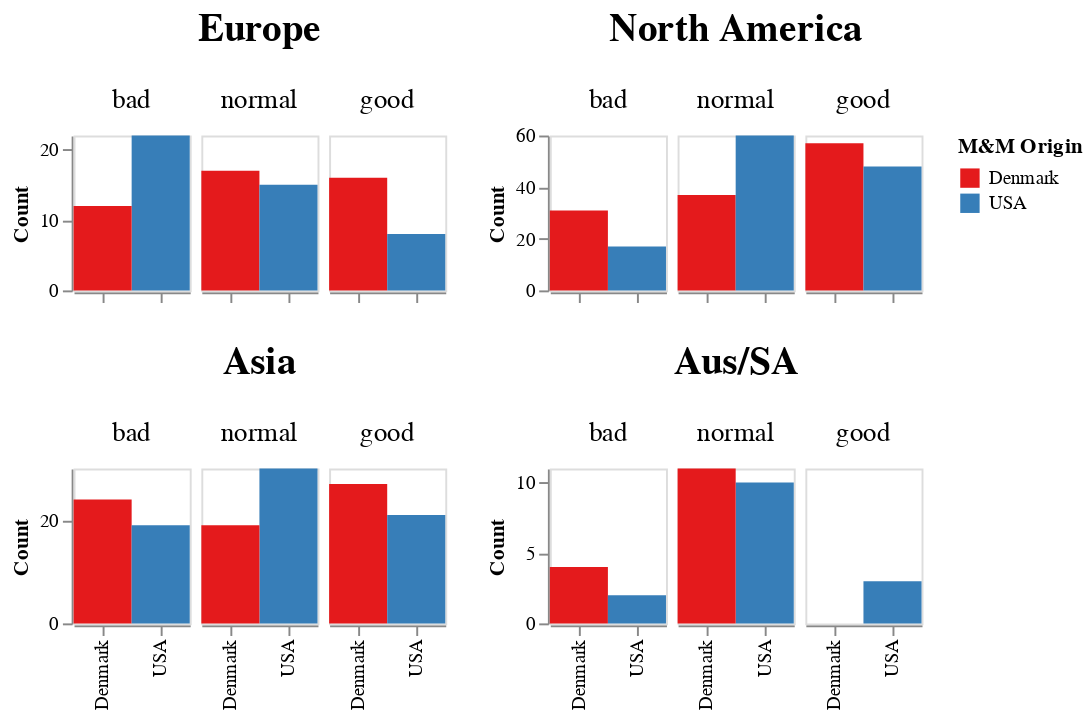

Write notebook code for a chart like this one.
### Markdown cell above
### Show distribution of taste response counts of each continent

### Code cell
w = 60
h = 80
sp = 4

eu = alt.Chart(df[df['continent_adj']=='Europe'],).mark_bar(size=30).encode(
    alt.Y("count(taste_response):N",title="Count"),
    alt.X("mnm_origin",title='',sort=taste_order, # not sure why this sort is needed but it is
          axis=alt.Axis(labels=False)),
    alt.Color("mnm_origin:N",title='M&M Origin').scale(scheme="set1"),
    alt.Column("taste_response:N",sort=taste_order,spacing=sp,
               header=alt.Header(labelFontSize=14,title='Europe',titleFontSize=20)),
).properties(
    width=w,
    height=h,
)

na = alt.Chart(df[df['continent_adj']=='North America'],).mark_bar(size=30).encode(
    alt.Y("count(taste_response):N",title="Count"),
    alt.X("mnm_origin",title='',sort=taste_order, # not sure why this sort is needed but it is
          axis=alt.Axis(labels=False)),
    alt.Color("mnm_origin:N"),
    alt.Column("taste_response:N",sort=taste_order,spacing=sp,
               header=alt.Header(labelFontSize=14,title='North America',titleFontSize=20)),
).properties(
    width=w,
    height=h,
)

asi = alt.Chart(df[df['continent_adj']=='Asia'],).mark_bar(size=30).encode(
    alt.Y("count(taste_response):N",title="Count"),
    alt.X("mnm_origin",title='',sort=taste_order), # not sure why this sort is needed but it is
    alt.Color("mnm_origin:N"),
    alt.Column("taste_response:N",sort=taste_order,spacing=sp,
               header=alt.Header(labelFontSize=14,title='Asia',titleFontSize=20)),
).properties(
    width=w,
    height=h,
)

ausa = alt.Chart(df[df['continent_adj']=='Aus/SA'],).mark_bar(size=30).encode(
    alt.Y("count(taste_response):N",title="Count"),
    alt.X("mnm_origin",title=''), # not sure why this sort is NOT needed when the others are?
    alt.Color("mnm_origin:N"),
    alt.Column("taste_response:N",sort=taste_order,spacing=sp,
               header=alt.Header(labelFontSize=14,title='Aus/SA',titleFontSize=20)),
    order=alt.Order('column_taste_response_sort_index:Q')
).properties(
    width=w,
    height=h,
)

euna = alt.hconcat(eu,na)
aa = alt.hconcat(asi,ausa)
alt.vconcat(euna,aa
).configure_axis(
    grid=False,
)

### Figure 1 — Vega-Lite specification as saved in the notebook (floating-point values rounded to 4 significant figures; data arrays with more than 128 entries replaced by an {"elided": "..."} marker saying what was removed)
{"config": {"view": {"continuousWidth": 300, "continuousHeight": 300}, "axis": {"grid": false}}, "vconcat": [{"hconcat": [{"data": {"name": "data-249f99c136af0a67828851a4c0d86c8c"}, "mark": {"type": "bar", "size": 30}, "encoding": {"color": {"field": "mnm_origin", "scale": {"scheme": "set1"}, "title": "M&M Origin", "type": "nominal"}, "column": {"field": "taste_response", "header": {"labelFontSize": 14, "title": "Europe", "titleFontSize": 20}, "sort": ["bad", "normal", "good"], "spacing": 4, "type": "nominal"}, "x": {"axis": {"labels": false}, "field": "mnm_origin", "sort": ["bad", "normal", "good"], "title": "", "type": "nominal"}, "y": {"aggregate": "count", "field": "taste_response", "title": "Count", "type": "nominal"}}, "height": 80, "width": 60}, {"data": {"name": "data-93d1f81ac1568ce486484cdbcc28c073"}, "mark": {"type": "bar", "size": 30}, "encoding": {"color": {"field": "mnm_origin", "type": "nominal"}, "column": {"field": "taste_response", "header": {"labelFontSize": 14, "title": "North America", "titleFontSize": 20}, "sort": ["bad", "normal", "good"], "spacing": 4, "type": "nominal"}, "x": {"axis": {"labels": false}, "field": "mnm_origin", "sort": ["bad", "normal", "good"], "title": "", "type": "nominal"}, "y": {"aggregate": "count", "field": "taste_response", "title": "Count", "type": "nominal"}}, "height": 80, "width": 60}]}, {"hconcat": [{"data": {"name": "data-ba409737aa0490b34df3ff3f0b64b85c"}, "mark": {"type": "bar", "size": 30}, "encoding": {"color": {"field": "mnm_origin", "type": "nominal"}, "column": {"field": "taste_response", "header": {"labelFontSize": 14, "title": "Asia", "titleFontSize": 20}, "sort": ["bad", "normal", "good"], "spacing": 4, "type": "nominal"}, "x": {"field": "mnm_origin", "sort": ["bad", "normal", "good"], "title": "", "type": "nominal"}, "y": {"aggregate": "count", "field": "taste_response", "title": "Count", "type": "nominal"}}, "height": 80, "width": 60}, {"data": {"name": "data-4b7d7cb6afba5b00f5fcdbd5ebb79f5f"}, "mark": {"type": "bar", "size": 30}, "encoding": {"color": {"field": "mnm_origin", "type": "nominal"}, "column": {"field": "taste_response", "header": {"labelFontSize": 14, "title": "Aus/SA", "titleFontSize": 20}, "sort": ["bad", "normal", "good"], "spacing": 4, "type": "nominal"}, "order": {"field": "column_taste_response_sort_index", "type": "quantitative"}, "x": {"field": "mnm_origin", "title": "", "type": "nominal"}, "y": {"aggregate": "count", "field": "taste_response", "title": "Count", "type": "nominal"}}, "height": 80, "width": 60}]}], "$schema": "https://vega.github.io/schema/vega-lite/v5.8.0.json", "datasets": {"data-249f99c136af0a67828851a4c0d86c8c": [{"participant_id": 2, "mnm_id": 2, "mnm_color": "blue", "taste_response": "normal", "notes": "", "continent": "Europe", "continent_adj": "Europe", "mnm_origin": "Denmark", "taste_score": 2}, {"participant_id": 2, "mnm_id": 2, "mnm_color": "brown", "taste_response": "normal", "notes": "", "continent": "Europe", "continent_adj": "Europe", "mnm_origin": "Denmark", "taste_score": 2}, {"participant_id": 2, "mnm_id": 1, "mnm_color": "yellow", "taste_response": "bad", "notes": "", "continent": "Europe", "continent_adj": "Europe", "mnm_origin": "USA", "taste_score": 1}, {"participant_id": 2, "mnm_id": 1, "mnm_color": "blue", "taste_response": "bad", "notes": "still taste the chemical but not as bad as the last one", "continent": "Europe", "continent_adj": "Europe", "mnm_origin": "USA", "taste_score": 1}, {"participant_id": 2, "mnm_id": 2, "mnm_color": "red", "taste_response": "normal", "notes": "", "continent": "Europe", "continent_adj": "Europe", "mnm_origin": "Denmark", "taste_score": 2}, {"participant_id": 2, "mnm_id": 1, "mnm_color": "green", "taste_response": "bad", "notes": "", "continent": "Europe", "continent_adj": "Europe", "mnm_origin": "USA", "taste_score": 1}, {"participant_id": 2, "mnm_id": 2, "mnm_color": "brown", "taste_response": "normal", "notes": "", "continent": "Europe", "continent_adj": "Europe", "mnm_origin": "Denmark", "taste_score": 2}, {"participant_id": 2, "mnm_id": 2, "mnm_color": "orange", "taste_response": "normal", "notes": "", "continent": "Europe", "continent_adj": "Europe", "mnm_origin": "Denmark", "taste_score": 2}, {"participant_id": 2, "mnm_id": 1, "mnm_color": "green", "taste_response": "bad", "notes": "", "continent": "Europe", "continent_adj": "Europe", "mnm_origin": "USA", "taste_score": 1}, {"participant_id": 2, "mnm_id": 1, "mnm_color": "blue", "taste_response": "bad", "notes": "", "continent": "Europe", "continent_adj": "Europe", "mnm_origin": "USA", "taste_score": 1}, {"participant_id": 4, "mnm_id": 1, "mnm_color": "green", "taste_response": "normal", "notes": "", "continent": "Europe", "continent_adj": "Europe", "mnm_origin": "USA", "taste_score": 2}, {"participant_id": 4, "mnm_id": 1, "mnm_color": "orange", "taste_response": "normal", "notes": "", "continent": "Europe", "continent_adj": "Europe", "mnm_origin": "USA", "taste_score": 2}, {"participant_id": 4, "mnm_id": 1, "mnm_color": "brown", "taste_response": "normal", "notes": "", "continent": "Europe", "continent_adj": "Europe", "mnm_origin": "USA", "taste_score": 2}, {"participant_id": 4, "mnm_id": 2, "mnm_color": "brown", "taste_response": "bad", "notes": "", "continent": "Europe", "continent_adj": "Europe", "mnm_origin": "Denmark", "taste_score": 1}, {"participant_id": 4, "mnm_id": 1, "mnm_color": "blue", "taste_response": "normal", "notes": "", "continent": "Europe", "continent_adj": "Europe", "mnm_origin": "USA", "taste_score": 2}, {"participant_id": 4, "mnm_id": 2, "mnm_color": "red", "taste_response": "bad", "notes": "", "continent": "Europe", "continent_adj": "Europe", "mnm_origin": "Denmark", "taste_score": 1}, {"participant_id": 4, "mnm_id": 2, "mnm_color": "orange", "taste_response": "normal", "notes": "", "continent": "Europe", "continent_adj": "Europe", "mnm_origin": "Denmark", "taste_score": 2}, {"participant_id": 4, "mnm_id": 2, "mnm_color": "green", "taste_response": "bad", "notes": "different taste but different than the other different tastes", "continent": "Europe", "continent_adj": "Europe", "mnm_origin": "Denmark", "taste_score": 1}, {"participant_id": 4, "mnm_id": 1, "mnm_color": "orange", "taste_response": "bad", "notes": "", "continent": "Europe", "continent_adj": "Europe", "mnm_origin": "USA", "taste_score": 1}, {"participant_id": 4, "mnm_id": 2, "mnm_color": "blue", "taste_response": "normal", "notes": "", "continent": "Europe", "continent_adj": "Europe", "mnm_origin": "Denmark", "taste_score": 2}, {"participant_id": 5, "mnm_id": 2, "mnm_color": "orange", "taste_response": "bad", "notes": "actually quite bad", "continent": "Europe", "continent_adj": "Europe", "mnm_origin": "Denmark", "taste_score": 1}, {"participant_id": 5, "mnm_id": 1, "mnm_color": "red", "taste_response": "normal", "notes": "not as bad", "continent": "Europe", "continent_adj": "Europe", "mnm_origin": "USA", "taste_score": 2}, {"participant_id": 5, "mnm_id": 2, "mnm_color": "brown", "taste_response": "good", "notes": "", "continent": "Europe", "continent_adj": "Europe", "mnm_origin": "Denmark", "taste_score": 3}, {"participant_id": 5, "mnm_id": 2, "mnm_color": "green", "taste_response": "good", "notes": "", "continent": "Europe", "continent_adj": "Europe", "mnm_origin": "Denmark", "taste_score": 3}, {"participant_id": 5, "mnm_id": 1, "mnm_color": "green", "taste_response": "bad", "notes": "", "continent": "Europe", "continent_adj": "Europe", "mnm_origin": "USA", "taste_score": 1}, {"participant_id": 5, "mnm_id": 2, "mnm_color": "red", "taste_response": "normal", "notes": "", "continent": "Europe", "continent_adj": "Europe", "mnm_origin": "Denmark", "taste_score": 2}, {"participant_id": 5, "mnm_id": 1, "mnm_color": "orange", "taste_response": "bad", "notes": "", "continent": "Europe", "continent_adj": "Europe", "mnm_origin": "USA", "taste_score": 1}, {"participant_id": 5, "mnm_id": 2, "mnm_color": "orange", "taste_response": "normal", "notes": "", "continent": "Europe", "continent_adj": "Europe", "mnm_origin": "Denmark", "taste_score": 2}, {"participant_id": 5, "mnm_id": 1, "mnm_color": "blue", "taste_response": "bad", "notes": "", "continent": "Europe", "continent_adj": "Europe", "mnm_origin": "USA", "taste_score": 1}, {"participant_id": 5, "mnm_id": 1, "mnm_color": "brown", "taste_response": "bad", "notes": "very bad ", "continent": "Europe", "continent_adj": "Europe", "mnm_origin": "USA", "taste_score": 1}, {"participant_id": 8, "mnm_id": 2, "mnm_color": "yellow", "taste_response": "normal", "notes": "", "continent": "Europe", "continent_adj": "Europe", "mnm_origin": "Denmark", "taste_score": 2}, {"participant_id": 8, "mnm_id": 2, "mnm_color": "red", "taste_response": "normal", "notes": "Tastes like European smarties, or Canadian ", "continent": "Europe", "continent_adj": "Europe", "mnm_origin": "Denmark", "taste_score": 2}, {"participant_id": 8, "mnm_id": 1, "mnm_color": "yellow", "taste_response": "bad", "notes": "That's digusting", "continent": "Europe", "continent_adj": "Europe", "mnm_origin": "USA", "taste_score": 1}, {"participant_id": 8, "mnm_id": 1, "mnm_color": "blue", "taste_response": "normal", "notes": "Kinda bad", "continent": "Europe", "continent_adj": "Europe", "mnm_origin": "USA", "taste_score": 2}, {"participant_id": 8, "mnm_id": 2, "mnm_color": "brown", "taste_response": "good", "notes": "Like coconut", "continent": "Europe", "continent_adj": "Europe", "mnm_origin": "Denmark", "taste_score": 3}, {"participant_id": 8, "mnm_id": 1, "mnm_color": "orange", "taste_response": "bad", "notes": "Gags", "continent": "Europe", "continent_adj": "Europe", "mnm_origin": "USA", "taste_score": 1}, {"participant_id": 8, "mnm_id": 2, "mnm_color": "orange", "taste_response": "good", "notes": "Smartie again ", "continent": "Europe", "continent_adj": "Europe", "mnm_origin": "Denmark", "taste_score": 3}, {"participant_id": 8, "mnm_id": 2, "mnm_color": "green", "taste_response": "good", "notes": "Coconut", "continent": "Europe", "continent_adj": "Europe", "mnm_origin": "Denmark", "taste_score": 3}, {"participant_id": 8, "mnm_id": 1, "mnm_color": "red", "taste_response": "bad", "notes": "Disgusting", "continent": "Europe", "continent_adj": "Europe", "mnm_origin": "USA", "taste_score": 1}, {"participant_id": 8, "mnm_id": 1, "mnm_color": "orange", "taste_response": "normal", "notes": "Old mnm ", "continent": "Europe", "continent_adj": "Europe", "mnm_origin": "USA", "taste_score": 2}, {"participant_id": 17, "mnm_id": 2, "mnm_color": "green", "taste_response": "normal", "notes": "", "continent": "Europe", "continent_adj": "Europe", "mnm_origin": "Denmark", "taste_score": 2}, {"participant_id": 17, "mnm_id": 1, "mnm_color": "blue", "taste_response": "good", "notes": "", "continent": "Europe", "continent_adj": "Europe", "mnm_origin": "USA", "taste_score": 3}, {"participant_id": 17, "mnm_id": 1, "mnm_color": "brown", "taste_response": "normal", "notes": "", "continent": "Europe", "continent_adj": "Europe", "mnm_origin": "USA", "taste_score": 2}, {"participant_id": 17, "mnm_id": 2, "mnm_color": "yellow", "taste_response": "bad", "notes": "", "continent": "Europe", "continent_adj": "Europe", "mnm_origin": "Denmark", "taste_score": 1}, {"participant_id": 17, "mnm_id": 2, "mnm_color": "red", "taste_response": "normal", "notes": "", "continent": "Europe", "continent_adj": "Europe", "mnm_origin": "Denmark", "taste_score": 2}, {"participant_id": 17, "mnm_id": 2, "mnm_color": "brown", "taste_response": "bad", "notes": "", "continent": "Europe", "continent_adj": "Europe", "mnm_origin": "Denmark", "taste_score": 1}, {"participant_id": 17, "mnm_id": 1, "mnm_color": "green", "taste_response": "good", "notes": "", "continent": "Europe", "continent_adj": "Europe", "mnm_origin": "USA", "taste_score": 3}, {"participant_id": 17, "mnm_id": 2, "mnm_color": "green", "taste_response": "normal", "notes": "", "continent": "Europe", "continent_adj": "Europe", "mnm_origin": "Denmark", "taste_score": 2}, {"participant_id": 17, "mnm_id": 1, "mnm_color": "red", "taste_response": "bad", "notes": "", "continent": "Europe", "continent_adj": "Europe", "mnm_origin": "USA", "taste_score": 1}, {"participant_id": 17, "mnm_id": 1, "mnm_color": "orange", "taste_response": "bad", "notes": "REALLY bad", "continent": "Europe", "continent_adj": "Europe", "mnm_origin": "USA", "taste_score": 1}, {"participant_id": 24, "mnm_id": 2, "mnm_color": "orange", "taste_response": "normal", "notes": "", "continent": "Europe", "continent_adj": "Europe", "mnm_origin": "Denmark", "taste_score": 2}, {"participant_id": 24, "mnm_id": 2, "mnm_color": "red", "taste_response": "good", "notes": "", "continent": "Europe", "continent_adj": "Europe", "mnm_origin": "Denmark", "taste_score": 3}, {"participant_id": 24, "mnm_id": 1, "mnm_color": "blue", "taste_response": "good", "notes": "", "continent": "Europe", "continent_adj": "Europe", "mnm_origin": "USA", "taste_score": 3}, {"participant_id": 24, "mnm_id": 2, "mnm_color": "blue", "taste_response": "bad", "notes": "", "continent": "Europe", "continent_adj": "Europe", "mnm_origin": "Denmark", "taste_score": 1}, {"participant_id": 24, "mnm_id": 1, "mnm_color": "blue", "taste_response": "bad", "notes": "", "continent": "Europe", "continent_adj": "Europe", "mnm_origin": "USA", "taste_score": 1}, {"participant_id": 24, "mnm_id": 1, "mnm_color": "orange", "taste_response": "good", "notes": "", "continent": "Europe", "continent_adj": "Europe", "mnm_origin": "USA", "taste_score": 3}, {"participant_id": 24, "mnm_id": 2, "mnm_color": "yellow", "taste_response": "good", "notes": "", "continent": "Europe", "continent_adj": "Europe", "mnm_origin": "Denmark", "taste_score": 3}, {"participant_id": 24, "mnm_id": 1, "mnm_color": "red", "taste_response": "bad", "notes": "", "continent": "Europe", "continent_adj": "Europe", "mnm_origin": "USA", "taste_score": 1}, {"participant_id": 24, "mnm_id": 1, "mnm_color": "green", "taste_response": "normal", "notes": "", "continent": "Europe", "continent_adj": "Europe", "mnm_origin": "USA", "taste_score": 2}, {"participant_id": 24, "mnm_id": 2, "mnm_color": "orange", "taste_response": "bad", "notes": "", "continent": "Europe", "continent_adj": "Europe", "mnm_origin": "Denmark", "taste_score": 1}, {"participant_id": 41, "mnm_id": 1, "mnm_color": "orange", "taste_response": "normal", "notes": "", "continent": "Europe", "continent_adj": "Europe", "mnm_origin": "USA", "taste_score": 2}, {"participant_id": 41, "mnm_id": 2, "mnm_color": "orange", "taste_response": "good", "notes": "", "continent": "Europe", "continent_adj": "Europe", "mnm_origin": "Denmark", "taste_score": 3}, {"participant_id": 41, "mnm_id": 2, "mnm_color": "green", "taste_response": "good", "notes": "", "continent": "Europe", "continent_adj": "Europe", "mnm_origin": "Denmark", "taste_score": 3}, {"participant_id": 41, "mnm_id": 2, "mnm_color": "yellow", "taste_response": "normal", "notes": "", "continent": "Europe", "continent_adj": "Europe", "mnm_origin": "Denmark", "taste_score": 2}, {"participant_id": 41, "mnm_id": 1, "mnm_color": "red", "taste_response": "bad", "notes": "for sure", "continent": "Europe", "continent_adj": "Europe", "mnm_origin": "USA", "taste_score": 1}, {"participant_id": 41, "mnm_id": 1, "mnm_color": "blue", "taste_response": "normal", "notes": "", "continent": "Europe", "continent_adj": "Europe", "mnm_origin": "USA", "taste_score": 2}, {"participant_id": 41, "mnm_id": 1, "mnm_color": "green", "taste_response": "normal", "notes": "", "continent": "Europe", "continent_adj": "Europe", "mnm_origin": "USA", "taste_score": 2}, {"participant_id": 41, "mnm_id": 2, "mnm_color": "brown", "taste_response": "bad", "notes": "quick response", "continent": "Europe", "continent_adj": "Europe", "mnm_origin": "Denmark", "taste_score": 1}, {"participant_id": 41, "mnm_id": 1, "mnm_color": "yellow", "taste_response": "good", "notes": "", "continent": "Europe", "continent_adj": "Europe", "mnm_origin": "USA", "taste_score": 3}, {"participant_id": 41, "mnm_id": 2, "mnm_color": "red", "taste_response": "bad", "notes": "", "continent": "Europe", "continent_adj": "Europe", "mnm_origin": "Denmark", "taste_score": 1}, {"participant_id": 46, "mnm_id": 1, "mnm_color": "blue", "taste_response": "good", "notes": "", "continent": "Europe", "continent_adj": "Europe", "mnm_origin": "USA", "taste_score": 3}, {"participant_id": 46, "mnm_id": 1, "mnm_color": "yellow", "taste_response": "normal", "notes": "", "continent": "Europe", "continent_adj": "Europe", "mnm_origin": "USA", "taste_score": 2}, {"participant_id": 46, "mnm_id": 2, "mnm_color": "yellow", "taste_response": "good", "notes": "", "continent": "Europe", "continent_adj": "Europe", "mnm_origin": "Denmark", "taste_score": 3}, {"participant_id": 46, "mnm_id": 1, "mnm_color": "brown", "taste_response": "normal", "notes": "", "continent": "Europe", "continent_adj": "Europe", "mnm_origin": "USA", "taste_score": 2}, {"participant_id": 46, "mnm_id": 2, "mnm_color": "brown", "taste_response": "good", "notes": "", "continent": "Europe", "continent_adj": "Europe", "mnm_origin": "Denmark", "taste_score": 3}, {"participant_id": 46, "mnm_id": 2, "mnm_color": "orange", "taste_response": "good", "notes": "", "continent": "Europe", "continent_adj": "Europe", "mnm_origin": "Denmark", "taste_score": 3}, {"participant_id": 46, "mnm_id": 1, "mnm_color": "orange", "taste_response": "bad", "notes": "", "continent": "Europe", "continent_adj": "Europe", "mnm_origin": "USA", "taste_score": 1}, {"participant_id": 46, "mnm_id": 1, "mnm_color": "blue", "taste_response": "normal", "notes": "", "continent": "Europe", "continent_adj": "Europe", "mnm_origin": "USA", "taste_score": 2}, {"participant_id": 46, "mnm_id": 2, "mnm_color": "blue", "taste_response": "good", "notes": "the best one ever", "continent": "Europe", "continent_adj": "Europe", "mnm_origin": "Denmark", "taste_score": 3}, {"participant_id": 46, "mnm_id": 2, "mnm_color": "red", "taste_response": "normal", "notes": "", "continent": "Europe", "continent_adj": "Europe", "mnm_origin": "Denmark", "taste_score": 2}, {"participant_id": 52, "mnm_id": 1, "mnm_color": "orange", "taste_response": "bad", "notes": "", "continent": "Europe", "continent_adj": "Europe", "mnm_origin": "USA", "taste_score": 1}, {"participant_id": 52, "mnm_id": 2, "mnm_color": "orange", "taste_response": "good", "notes": "", "continent": "Europe", "continent_adj": "Europe", "mnm_origin": "Denmark", "taste_score": 3}, {"participant_id": 52, "mnm_id": 2, "mnm_color": "green", "taste_response": "good", "notes": "", "continent": "Europe", "continent_adj": "Europe", "mnm_origin": "Denmark", "taste_score": 3}, {"participant_id": 52, "mnm_id": 1, "mnm_color": "green", "taste_response": "bad", "notes": "", "continent": "Europe", "continent_adj": "Europe", "mnm_origin": "USA", "taste_score": 1}, {"participant_id": 52, "mnm_id": 1, "mnm_color": "blue", "taste_response": "good", "notes": "", "continent": "Europe", "continent_adj": "Europe", "mnm_origin": "USA", "taste_score": 3}, {"participant_id": 52, "mnm_id": 1, "mnm_color": "red", "taste_response": "good", "notes": "", "continent": "Europe", "continent_adj": "Europe", "mnm_origin": "USA", "taste_score": 3}, {"participant_id": 52, "mnm_id": 2, "mnm_color": "red", "taste_response": "bad", "notes": "", "continent": "Europe", "continent_adj": "Europe", "mnm_origin": "Denmark", "taste_score": 1}, {"participant_id": 52, "mnm_id": 1, "mnm_color": "brown", "taste_response": "bad", "notes": "", "continent": "Europe", "continent_adj": "Europe", "mnm_origin": "USA", "taste_score": 1}, {"participant_id": 52, "mnm_id": 2, "mnm_color": "brown", "taste_response": "good", "notes": "", "continent": "Europe", "continent_adj": "Europe", "mnm_origin": "Denmark", "taste_score": 3}, {"participant_id": 52, "mnm_id": 2, "mnm_color": "yellow", "taste_response": "bad", "notes": "", "continent": "Europe", "continent_adj": "Europe", "mnm_origin": "Denmark", "taste_score": 1}], "data-93d1f81ac1568ce486484cdbcc28c073": {"elided": "250 records"}, "data-ba409737aa0490b34df3ff3f0b64b85c": {"elided": "140 records"}, "data-4b7d7cb6afba5b00f5fcdbd5ebb79f5f": [{"participant_id": 9, "mnm_id": 1, "mnm_color": "yellow", "taste_response": "normal", "notes": "", "continent": "Australia", "continent_adj": "Aus/SA", "mnm_origin": "USA", "taste_score": 2}, {"participant_id": 9, "mnm_id": 1, "mnm_color": "green", "taste_response": "good", "notes": "", "continent": "Australia", "continent_adj": "Aus/SA", "mnm_origin": "USA", "taste_score": 3}, {"participant_id": 9, "mnm_id": 2, "mnm_color": "brown", "taste_response": "bad", "notes": "On the shit side", "continent": "Australia", "continent_adj": "Aus/SA", "mnm_origin": "Denmark", "taste_score": 1}, {"participant_id": 9, "mnm_id": 1, "mnm_color": "blue", "taste_response": "bad", "notes": "", "continent": "Australia", "continent_adj": "Aus/SA", "mnm_origin": "USA", "taste_score": 1}, {"participant_id": 9, "mnm_id": 2, "mnm_color": "green", "taste_response": "bad", "notes": "That was worse", "continent": "Australia", "continent_adj": "Aus/SA", "mnm_origin": "Denmark", "taste_score": 1}, {"participant_id": 9, "mnm_id": 2, "mnm_color": "orange", "taste_response": "normal", "notes": "", "continent": "Australia", "continent_adj": "Aus/SA", "mnm_origin": "Denmark", "taste_score": 2}, {"participant_id": 9, "mnm_id": 1, "mnm_color": "brown", "taste_response": "good", "notes": "", "continent": "Australia", "continent_adj": "Aus/SA", "mnm_origin": "USA", "taste_score": 3}, {"participant_id": 9, "mnm_id": 1, "mnm_color": "yellow", "taste_response": "good", "notes": "", "continent": "Australia", "continent_adj": "Aus/SA", "mnm_origin": "USA", "taste_score": 3}, {"participant_id": 9, "mnm_id": 2, "mnm_color": "green", "taste_response": "bad", "notes": "", "continent": "Australia", "continent_adj": "Aus/SA", "mnm_origin": "Denmark", "taste_score": 1}, {"participant_id": 9, "mnm_id": 2, "mnm_color": "red", "taste_response": "normal", "notes": "", "continent": "Australia", "continent_adj": "Aus/SA", "mnm_origin": "Denmark", "taste_score": 2}, {"participant_id": 13, "mnm_id": 2, "mnm_color": "red", "taste_response": "normal", "notes": "", "continent": "South America", "continent_adj": "Aus/SA", "mnm_origin": "Denmark", "taste_score": 2}, {"participant_id": 13, "mnm_id": 1, "mnm_color": "green", "taste_response": "normal", "notes": "", "continent": "South America", "continent_adj": "Aus/SA", "mnm_origin": "USA", "taste_score": 2}, {"participant_id": 13, "mnm_id": 2, "mnm_color": "orange", "taste_response": "normal", "notes": "", "continent": "South America", "continent_adj": "Aus/SA", "mnm_origin": "Denmark", "taste_score": 2}, {"participant_id": 13, "mnm_id": 2, "mnm_color": "green", "taste_response": "normal", "notes": "", "continent": "South America", "continent_adj": "Aus/SA", "mnm_origin": "Denmark", "taste_score": 2}, {"participant_id": 13, "mnm_id": 2, "mnm_color": "yellow", "taste_response": "normal", "notes": "", "continent": "South America", "continent_adj": "Aus/SA", "mnm_origin": "Denmark", "taste_score": 2}, {"participant_id": 13, "mnm_id": 1, "mnm_color": "orange", "taste_response": "normal", "notes": "Tastes a bit different but still normal", "continent": "South America", "continent_adj": "Aus/SA", "mnm_origin": "USA", "taste_score": 2}, {"participant_id": 13, "mnm_id": 1, "mnm_color": "brown", "taste_response": "normal", "notes": "", "continent": "South America", "continent_adj": "Aus/SA", "mnm_origin": "USA", "taste_score": 2}, {"participant_id": 13, "mnm_id": 2, "mnm_color": "blue", "taste_response": "normal", "notes": "", "continent": "South America", "continent_adj": "Aus/SA", "mnm_origin": "Denmark", "taste_score": 2}, {"participant_id": 13, "mnm_id": 1, "mnm_color": "green", "taste_response": "normal", "notes": "Something different", "continent": "South America", "continent_adj": "Aus/SA", "mnm_origin": "USA", "taste_score": 2}, {"participant_id": 13, "mnm_id": 1, "mnm_color": "blue", "taste_response": "normal", "notes": "", "continent": "South America", "continent_adj": "Aus/SA", "mnm_origin": "USA", "taste_score": 2}, {"participant_id": 14, "mnm_id": 2, "mnm_color": "blue", "taste_response": "normal", "notes": "", "continent": "South America", "continent_adj": "Aus/SA", "mnm_origin": "Denmark", "taste_score": 2}, {"participant_id": 14, "mnm_id": 1, "mnm_color": "orange", "taste_response": "bad", "notes": "", "continent": "South America", "continent_adj": "Aus/SA", "mnm_origin": "USA", "taste_score": 1}, {"participant_id": 14, "mnm_id": 1, "mnm_color": "green", "taste_response": "normal", "notes": "", "continent": "South America", "continent_adj": "Aus/SA", "mnm_origin": "USA", "taste_score": 2}, {"participant_id": 14, "mnm_id": 2, "mnm_color": "orange", "taste_response": "normal", "notes": "", "continent": "South America", "continent_adj": "Aus/SA", "mnm_origin": "Denmark", "taste_score": 2}, {"participant_id": 14, "mnm_id": 2, "mnm_color": "brown", "taste_response": "normal", "notes": "", "continent": "South America", "continent_adj": "Aus/SA", "mnm_origin": "Denmark", "taste_score": 2}, {"participant_id": 14, "mnm_id": 2, "mnm_color": "yellow", "taste_response": "normal", "notes": "", "continent": "South America", "continent_adj": "Aus/SA", "mnm_origin": "Denmark", "taste_score": 2}, {"participant_id": 14, "mnm_id": 1, "mnm_color": "green", "taste_response": "normal", "notes": "", "continent": "South America", "continent_adj": "Aus/SA", "mnm_origin": "USA", "taste_score": 2}, {"participant_id": 14, "mnm_id": 2, "mnm_color": "green", "taste_response": "bad", "notes": "", "continent": "South America", "continent_adj": "Aus/SA", "mnm_origin": "Denmark", "taste_score": 1}, {"participant_id": 14, "mnm_id": 1, "mnm_color": "blue", "taste_response": "normal", "notes": "", "continent": "South America", "continent_adj": "Aus/SA", "mnm_origin": "USA", "taste_score": 2}, {"participant_id": 14, "mnm_id": 1, "mnm_color": "red", "taste_response": "normal", "notes": "", "continent": "South America", "continent_adj": "Aus/SA", "mnm_origin": "USA", "taste_score": 2}]}}
